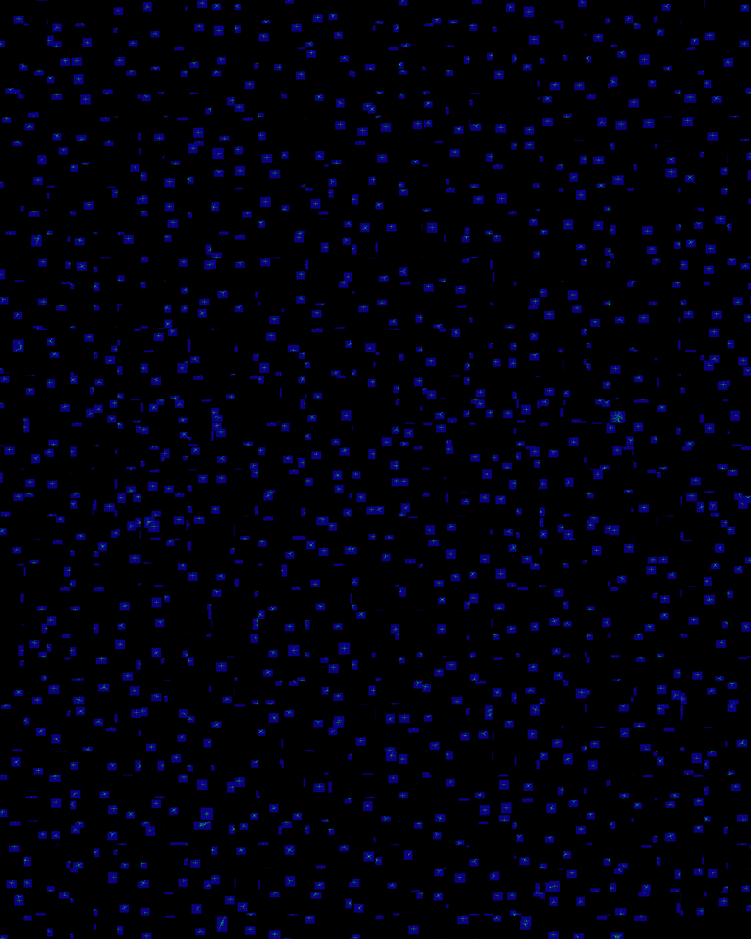
#> input picture artifacts/render-data/city-plans-r1/city-plans-x1.png, 751 x 939 px, shrunk from 2048 x 2560 before the run
$ python post.py ../../artifacts/render-data/city-plans-r1/city-plans-x1.png out.png
#> lines starting #> are read from the running program, lines starting #| are printed output that depends on the picture
# Atlas post-processing: grey normalised so opaque pixels average 0.85.
# usage: python3 -I post.py raw.png out.png
import sys
import numpy as np
from PIL import Image
a = np.asarray(Image.open(sys.argv[1]).convert('RGBA')).astype(np.float32) / 255
m = a[..., 3] > 0.3
#> m: shape (939, 751) bool; every value is 1
g = a[..., :3].mean(-1) / np.maximum(a[..., 3], 1e-3)
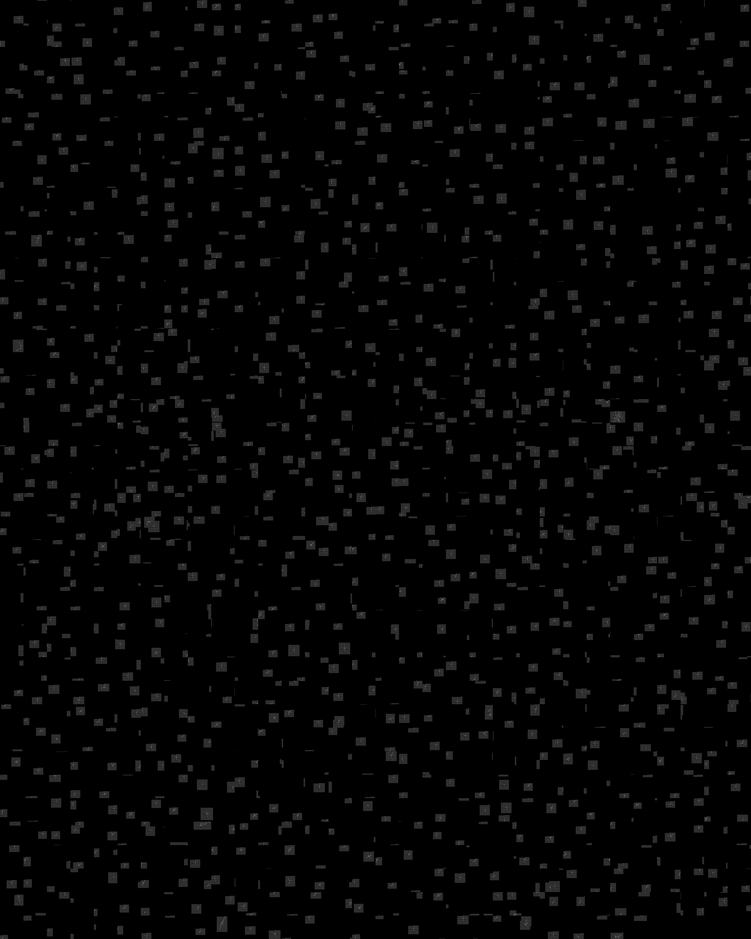
#> g: shape (939, 751) float32; min 0, max 0.456, mean 0.0186
g = np.clip(g / max(g[m].mean(), 1e-3) * 0.85, 0, 1)
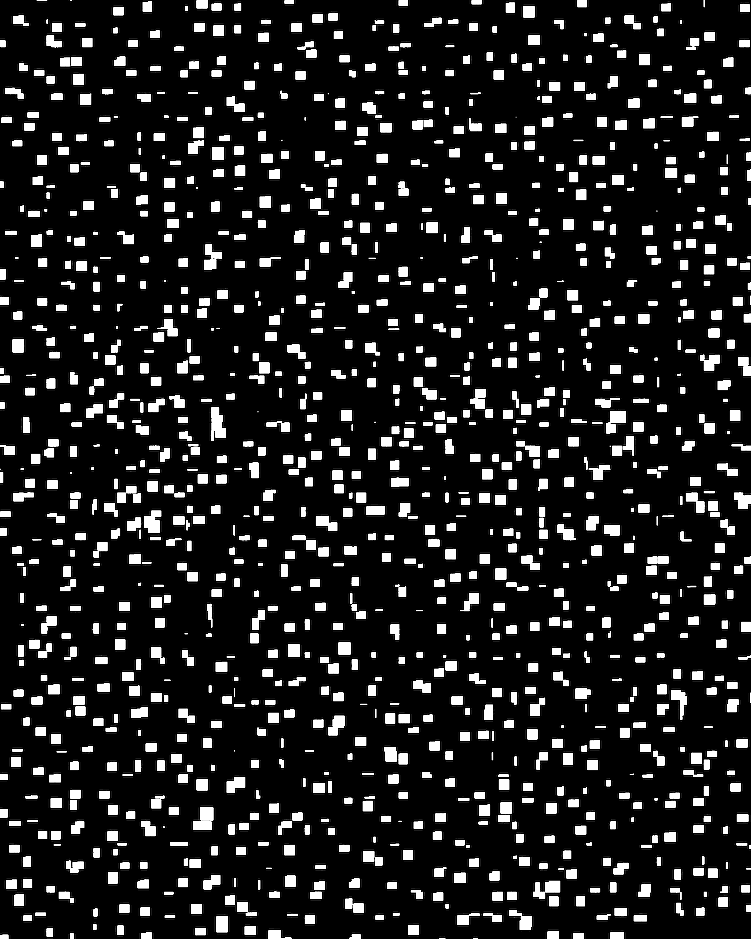
#> g: shape (939, 751) float32; min 0, max 1, mean 0.128
o = np.dstack([g, g, g, a[..., 3]])
print('alpha mean', a[..., 3].mean().round(3))
#| alpha mean 1.0
Image.fromarray((o * 255).astype(np.uint8)).save(sys.argv[2])
